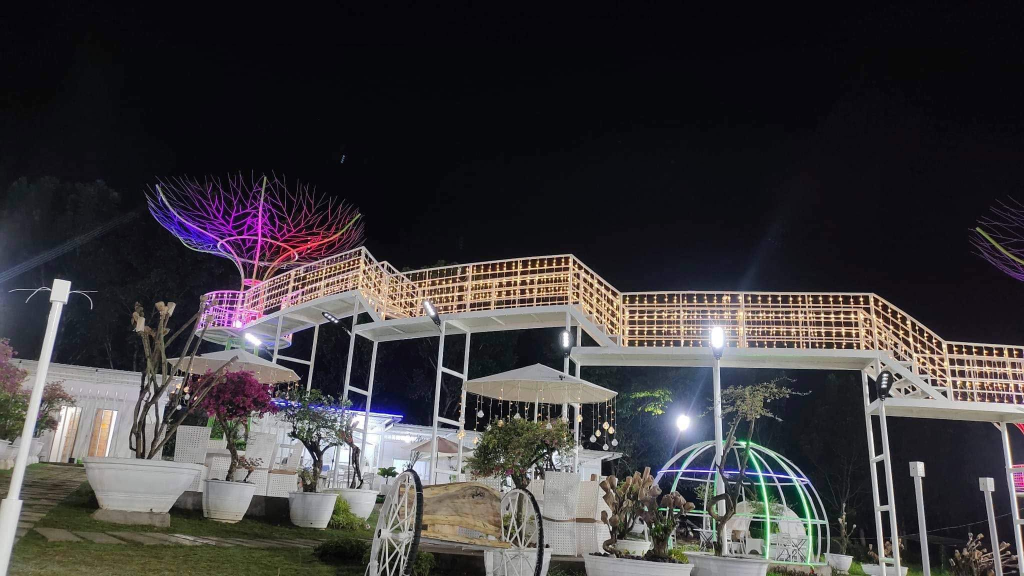
#> input picture photos/470202172_574244928695477_1847610686723538295_n.jpg, 2048 x 1152 px (shown at 1/2 size); its folder holds 4 pictures in this run
$ python sheet.py
#> lines starting #> are read from the running program, lines starting #| are printed output that depends on the picture
import os,sys
from PIL import Image, ImageDraw
root='photos'
files=[]
for d,_,fs in os.walk(root):
    for f in sorted(fs):
        if f.lower().endswith(('.jpg','.jpeg','.png')) and 'logo' not in f and '(1)' not in f:
            files.append(os.path.join(d,f))
files.sort()
open('_work/index.txt','w').write('\n'.join(f"{i:02d}\t{p}\t{Image.open(p).size}" for i,p in enumerate(files)))
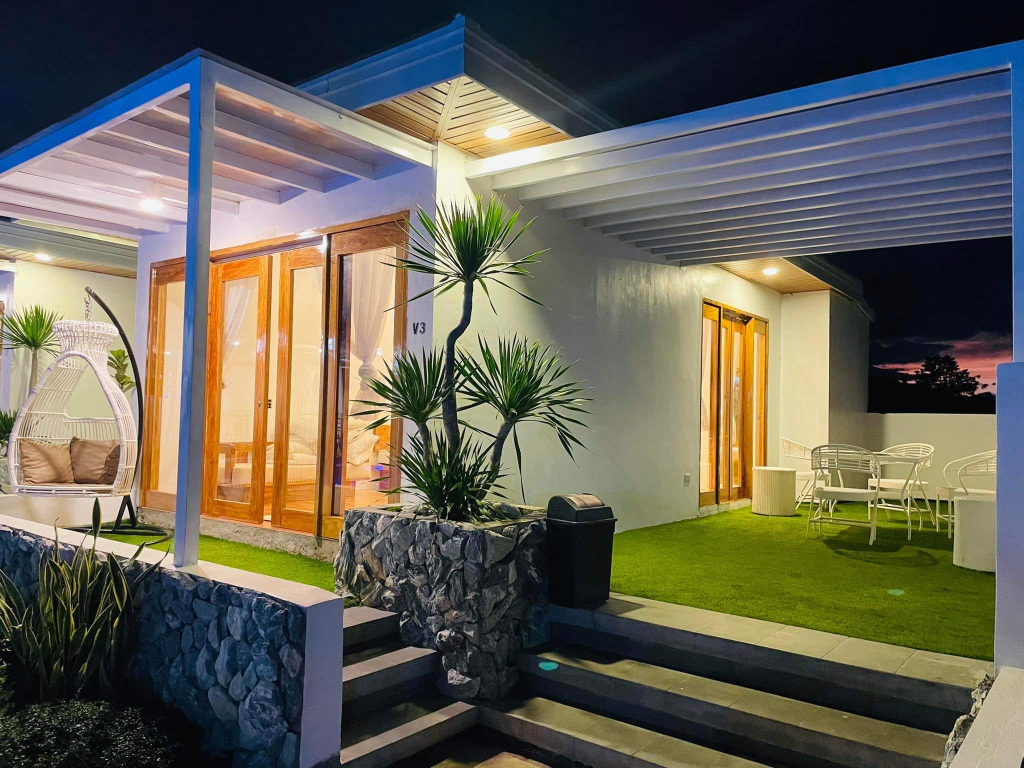
#> input picture photos/474657080_620463290341997_146288799870890316_n.jpg, 2048 x 1536 px (shown at 1/2 size)
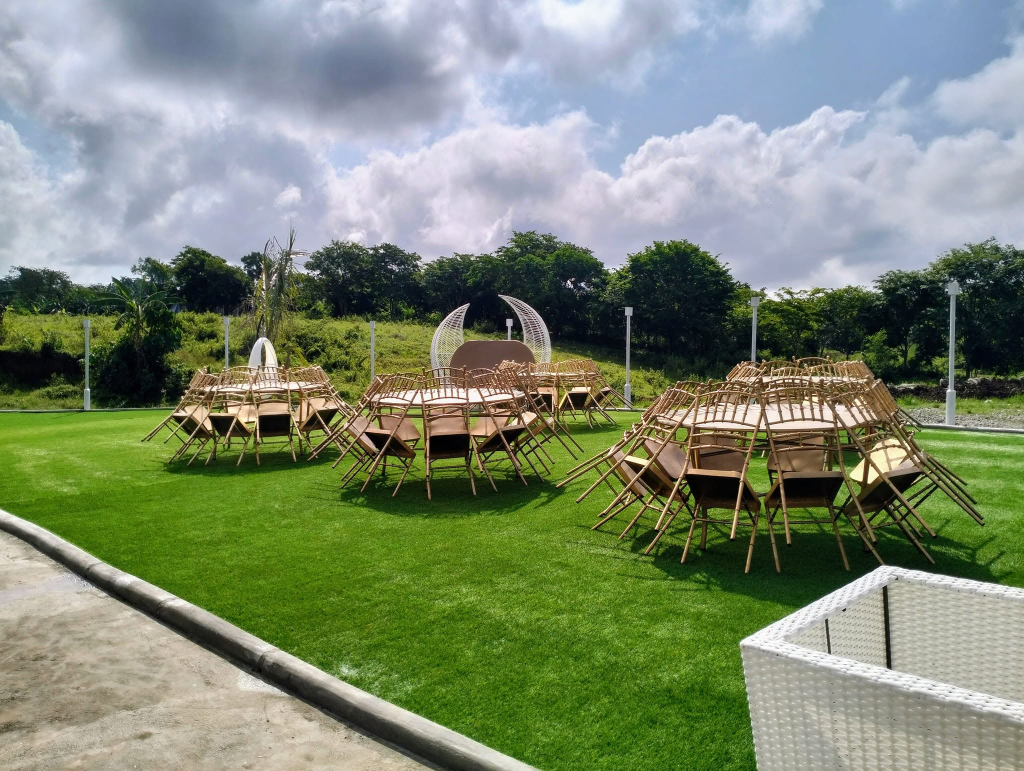
#> input picture photos/503271295_24572078172379089_5750334183249645986_n.jpg, 2048 x 1542 px (shown at 1/2 size)
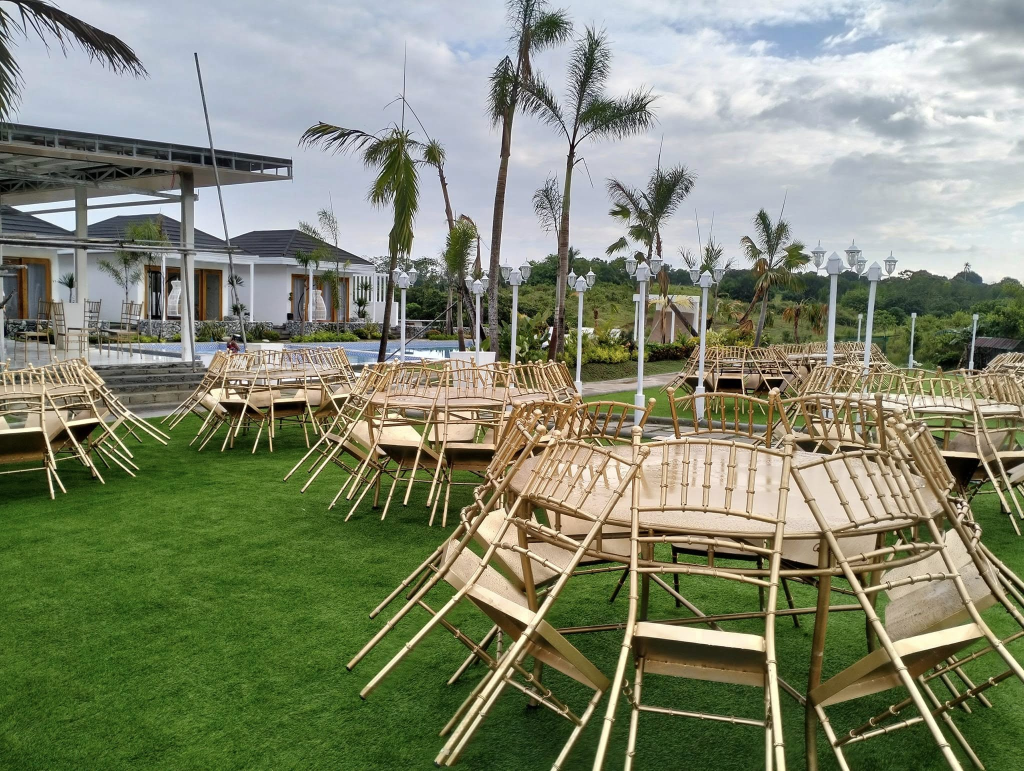
#> input picture photos/503341754_24572078112379095_2892202362396254060_n.jpg, 2048 x 1542 px (shown at 1/2 size)
T=360
def sheet(sub,name):
#> called with name = '_work/s1.jpg'
    cols=4
    rows=(len(sub)+cols-1)//cols
    im=Image.new('RGB',(cols*T,rows*T),'white')
#> im: PIL image 1440x360 RGB; every value is 255
    dr=ImageDraw.Draw(im)
    for k,(i,p) in enumerate(sub):
        t=Image.open(p).convert('RGB'); t.thumbnail((T-6,T-6))
#> in sheet, t is the input picture: PIL image 2048x1152 RGB; mean R, G, B 61, 58.2, 60.6
#> after `t.thumbnail((T - 6, T - 6))`:
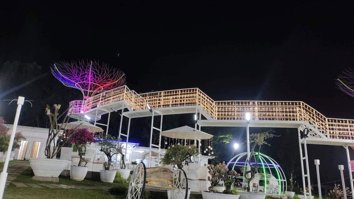
#> t: PIL image 354x199 RGB; mean R, G, B 61.1, 58.3, 60.7
        x=(k%cols)*T; y=(k//cols)*T
        im.paste(t,(x+3,y+3))
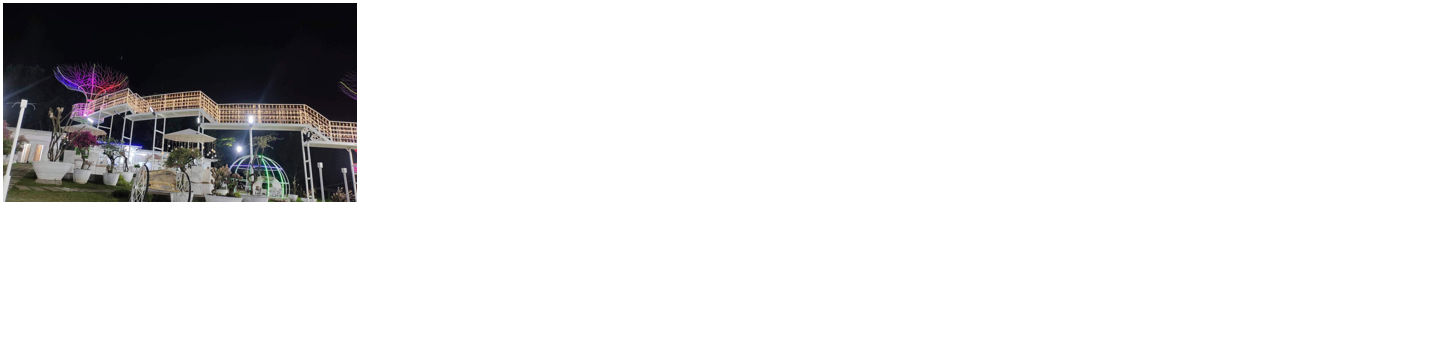
#> im: PIL image 1440x360 RGB; mean R, G, B 228.7, 228.3, 228.6
        dr.rectangle((x+3,y+3,x+48,y+27),fill='black'); dr.text((x+8,y+8),f"{i:02d}",fill='yellow')
    im.save(name,quality=80)
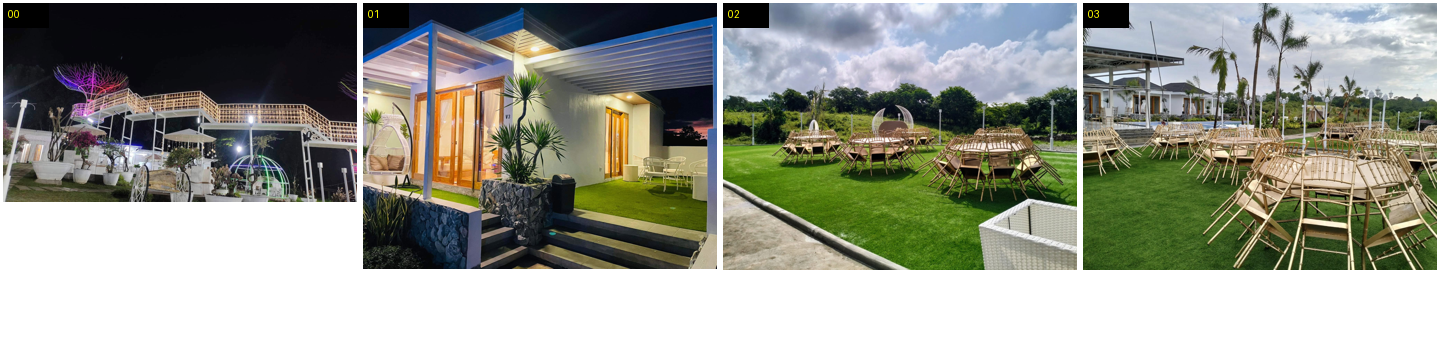
#> saved as s1.jpg: PIL image 1440x360 RGB; mean R, G, B 153.7, 156.1, 145.4
items=list(enumerate(files))
sheet(items[:16],'_work/s1.jpg');sheet(items[16:32],'_work/s2.jpg');sheet(items[32:],'_work/s3.jpg')
#> (the run stopped early here; a loop or call above may not have finished)
